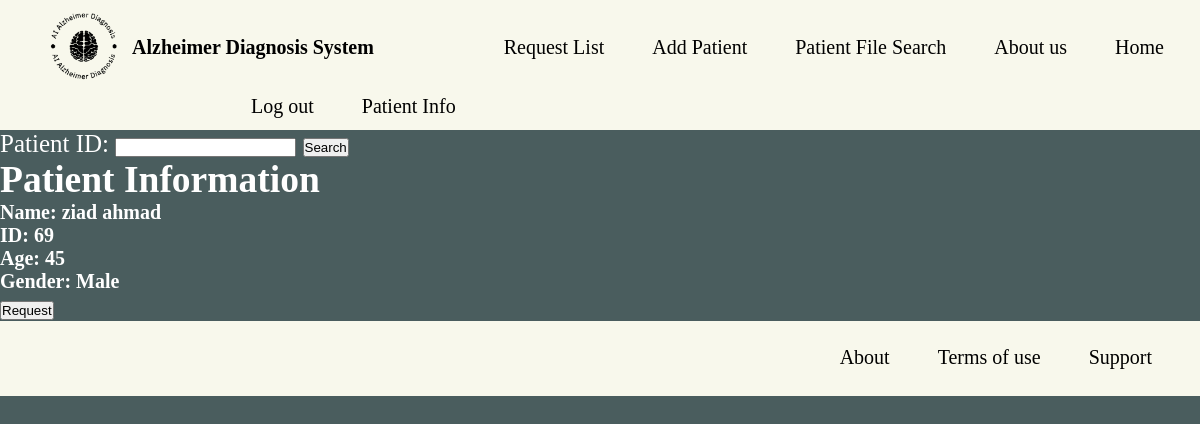
Before: /request?patient_id=69 (signed in) with the older database file.
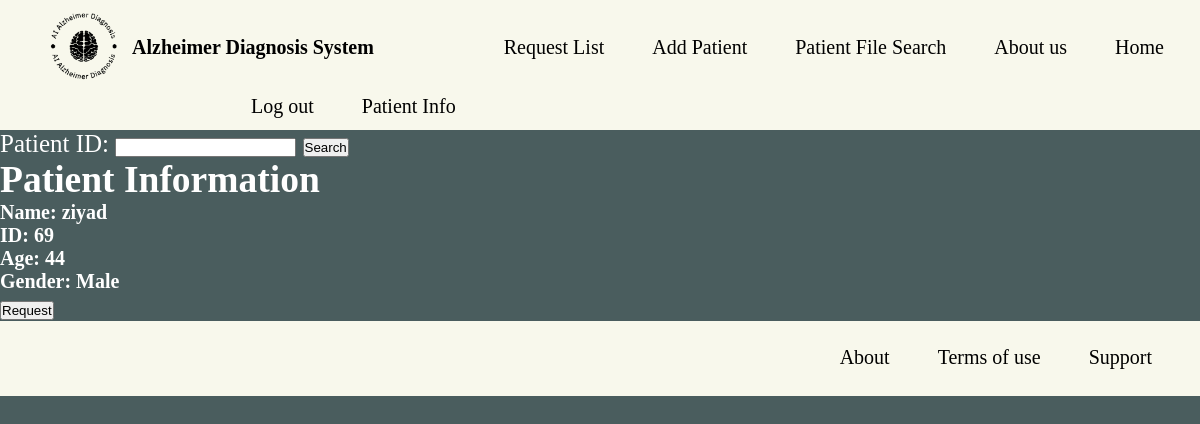
After: the same page with the newer database file.
### gp/models.py (models this page shows, shortened)
class PatientInfo(db.Model):
    __tablename__ = "patient_info"
    id = db.Column(db.Integer, primary_key=True)
    username = db.Column(db.String(32), index=True)
    patient_id = db.Column(db.String(32), unique=True, index=True)
    age = db.Column(db.String(32))
    gender = db.Column(db.String(32))
    patients = db.relationship('Patient', backref='patient_info', lazy=True)
    patient_request = db.relationship('ScanRequest', backref='patient_info', lazy=True)

### gp/patients/views.py (the view, shortened to what this page needs)
@patients.route("/request", methods=["GET", "POST"])
@login_required
def request_scan():
    search_form = RequestSearchForm()
    request_form = RequestForm()
    if search_form.validate_on_submit() and search_form.submit.data:
        patient_info = PatientInfo.query.filter_by(patient_id=search_form.patient_id.data).first()
        if patient_info:
            return redirect(url_for("patients.request_scan", patient_id=patient_info.patient_id))  # Pass patient_id as query parameter
        else:
            flash("No patient found with this ID.", "warning")
    patient_id = request.args.get('patient_id')
    if patient_id:
        patient_info = PatientInfo.query.filter_by(patient_id=patient_id).first()
        return render_template("request_scan.html", search_form=search_form, request_form=request_form, patient_info=patient_info)
    return render_template("request_scan.html", search_form=search_form, request_form=request_form)

### gp/patients/forms.py
class RequestSearchForm(FlaskForm):
    patient_id = StringField("Patient ID: ", validators=[DataRequired()])
    submit = SubmitField('Search')

class RequestForm(FlaskForm):
    submit = SubmitField('Request')

### gp/models.py (called while the page is built)
@login_manager.user_loader
def load_user(user_id):
    return Doctor.query.get(int(user_id))

### gp/templates/request_scan.html (shortened to what this page needs)
{% extends "base.html" %}
{% block content %}
<div class="container">
    <form method="POST">
        {{ search_form.patient_id.label }} {{ search_form.patient_id() }}
        {{ search_form.submit() }}
    </form>
    {% if patient_info %}
        <div>
            <h2>Patient Information</h2>
            <p>Name: {{ patient_info.username }}</p>
            <p>ID: {{ patient_info.patient_id }}</p>
            <p>Age: {{ patient_info.age }}</p>
            <p>Gender: {{ patient_info.gender }}</p>
            <form method="POST">
                {{ request_form.submit() }}
            </form>
        </div>
    {% endif %}
</div>
{% endblock %}

### gp/templates/base.html (shortened to what this page needs)
<!DOCTYPE html>
<html lang="en">
<head>
  <link rel="stylesheet" type="text/css" href="{{ url_for('static', filename='CSS/style.css') }}">
</head>
<body>
  <div class="top">
    <img class="img3" src="{{ url_for('static', filename='images/Logo_black.png') }}" />
    <p>Alzheimer Diagnosis System</p>
    <a href="{{ url_for('core.index') }}">Home</a>
    <a href="{{ url_for('core.info') }}">About us</a>
    {% if current_user.is_authenticated %}
      <a href="{{ url_for('patients.search_patient')}}">Patient File Search</a>
      {% if current_user.specialization == "Radiologist" %}
        <a href="{{ url_for('patients.add_patient')}}">Add Patient</a>
        <a href="{{ url_for('doctors.request_list')}}">Request List</a>
      {% endif %}
      <a href="{{ url_for('patients.patient_info')}}">Patient Info</a>
      <a href="{{ url_for('doctors.logout')}}">Log out</a>
    {% else %}
      <a href="{{ url_for('doctors.login')}}">Log in</a>
      <a href="{{ url_for('doctors.register')}}">Register</a>
    {% endif %}
  </div>
  {% block content %}
  {% endblock %}
  <footer>
    <a href="{{ url_for('core.support')}}">Support</a>
    <a href="{{ url_for('core.tremsofuser')}}">Terms of use</a>
    <a href="#">About</a>
  </footer>
</body>
</html>

### gp/static/CSS/style.css (style rules this page uses)
html, body { height: 100%; }
body { background-color: #4a5d5e; color: #ffffff; font-size: 25px; }
a { padding-left: 20%; font-size: 20px; color: #ffffff; }
a:link { text-decoration: none; }
* { margin: 0; padding: 0; }
.img3 { float: left; margin-left: 3%; width: 8%; height: 110%; }
.top { width: 100%; float: left; background-color: #f8f8ec; }
.top p { float: left; color: #000000; margin-top: 3%; }
.top a { margin-top: 2%; margin-right: 2%; padding: 1%; float: right; color: #000000; }
footer { background-color: #f8f8ec; height: 50px; padding-top: 25px; width: 100%; bottom: 0; left: 0; }
footer a { padding-left: 0%; margin-right: 4%; float: right; color: #000000; }
p { font-weight: bolder; font-size: 20px; margin-right: 10px; flex: 0.3; }

Changed rows visible on the page:
changed PatientInfo "Male": username "ziad ahmad" → "ziyad"; age "45" → "44"
